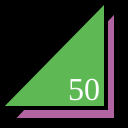
Frame 1 (no input)
Frame 60 (no input): identical to frame 1, image omitted
Frame 120 (the mouse pressed at the canvas centre since frame 60): identical to frame 1, image omitted

The p5.js sketch that drew this single still picture (run headless with seeded random() and noise() and a simulated clock; from frame 60 on, the mouse is pressed at the canvas centre):

// p5.js sketch
// ── sketch.js
function setup() {
  createCanvas(128,128);
}

function draw() {
  background(0);
  strokeWeight(4);
  fill(178, 100, 162);
  triangle(12,120,116,120,116,10);
  fill(94, 185, 84);
  triangle(0,108,106,108,106,0);
  fill(255);
  textSize(32);
  textFont("serif");
  text("50", 68, 100);
}
